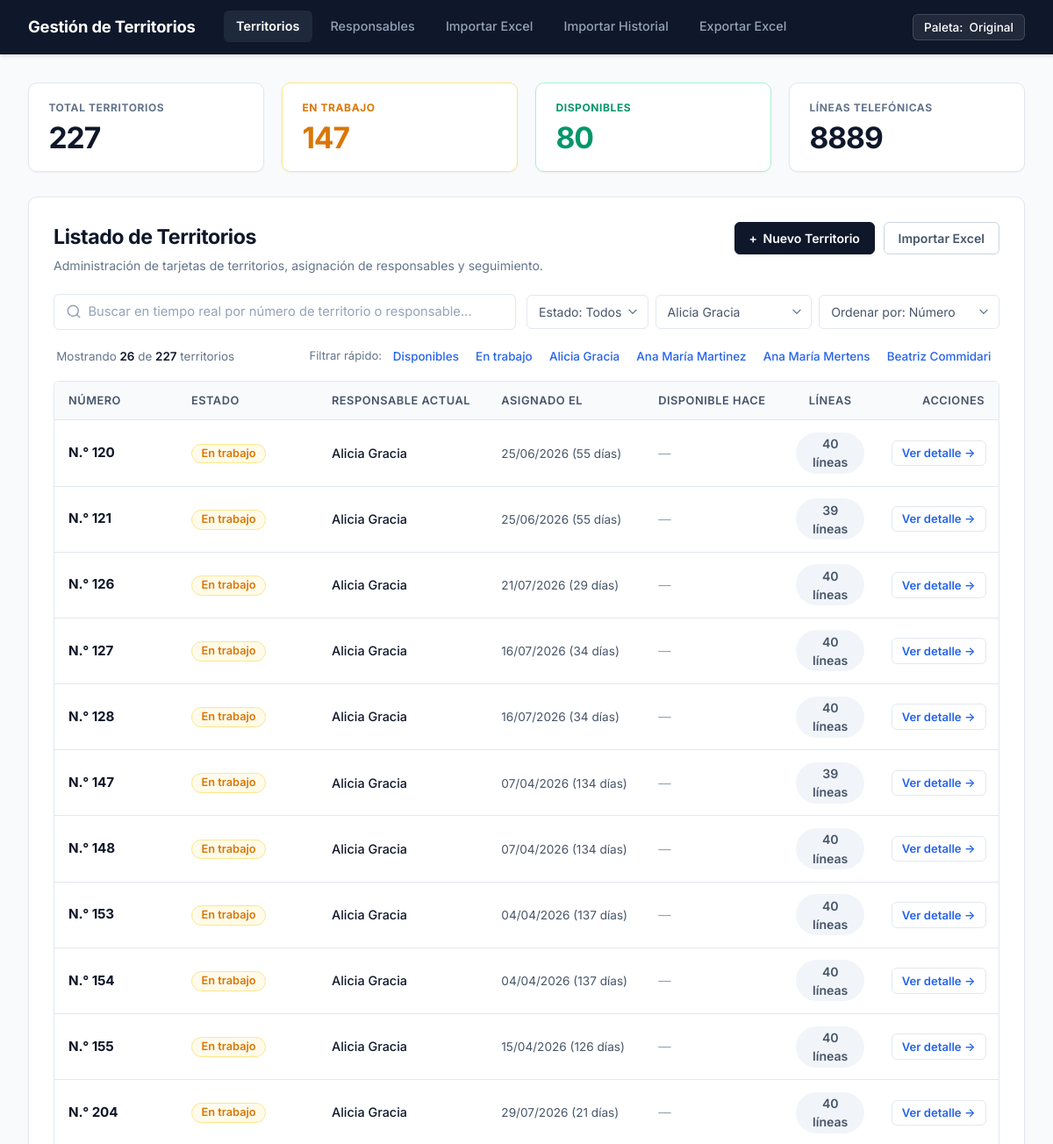
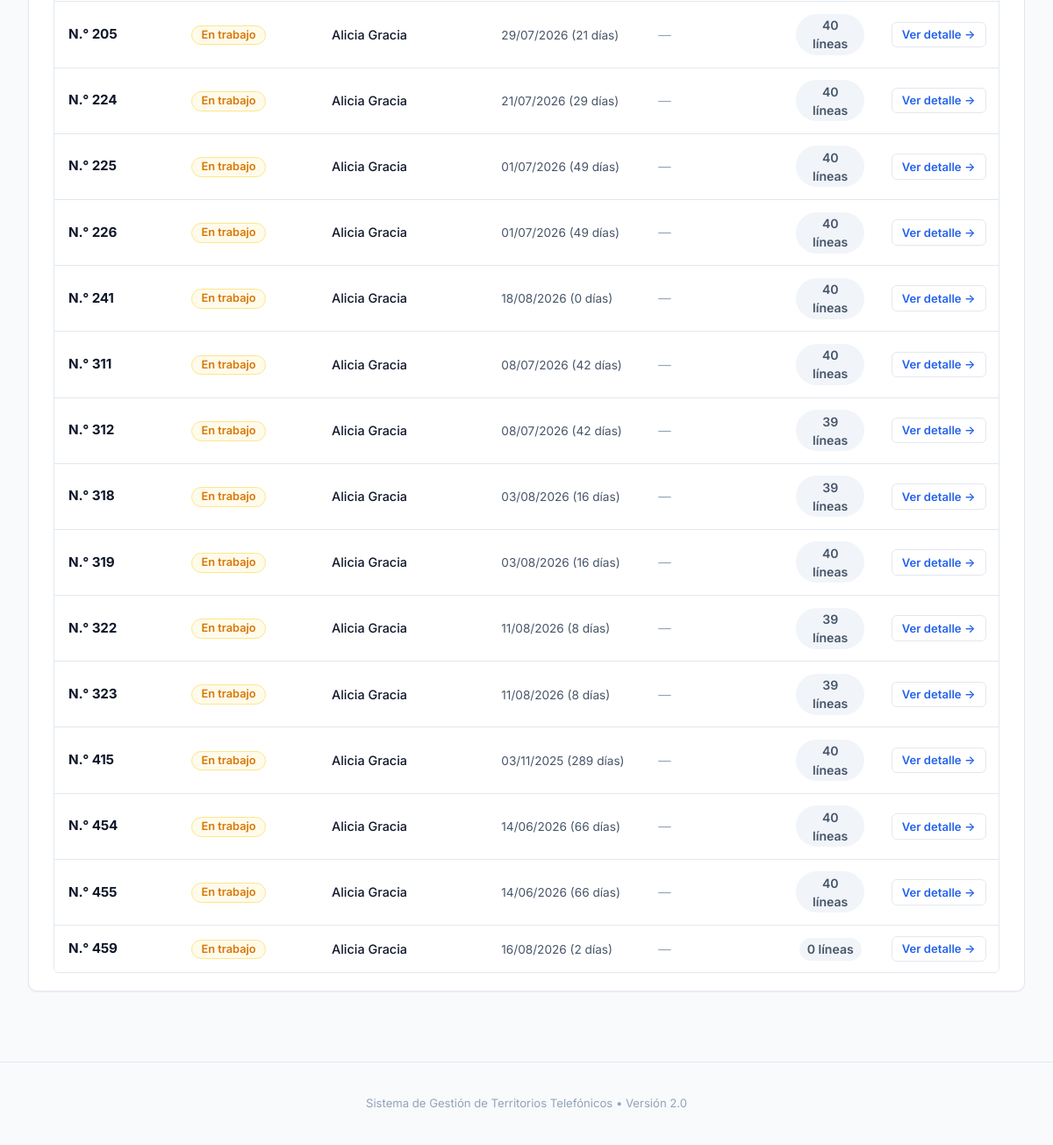
Before: /?responsable_id=6 with the older database file (2 pictures, top to bottom).
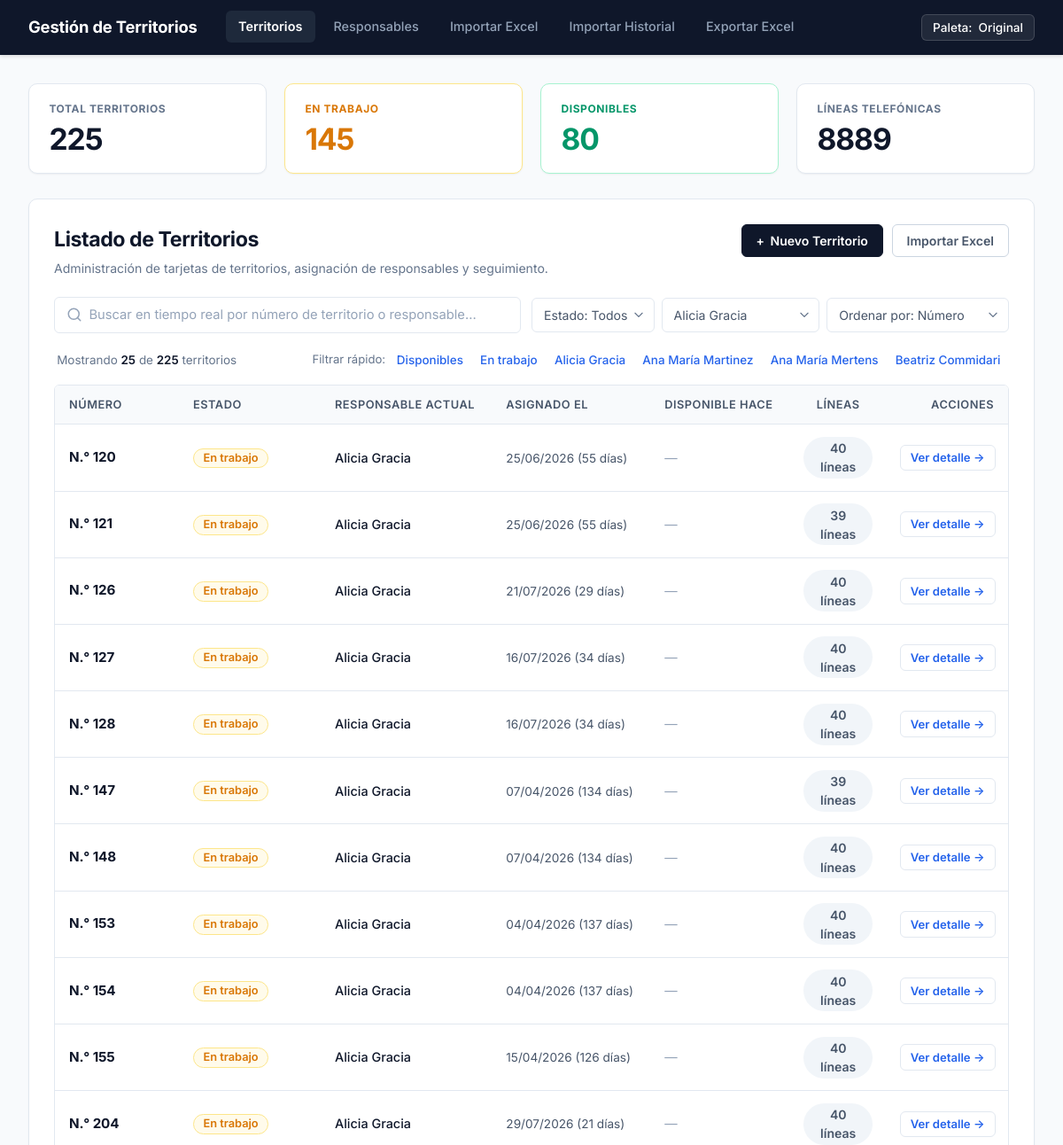
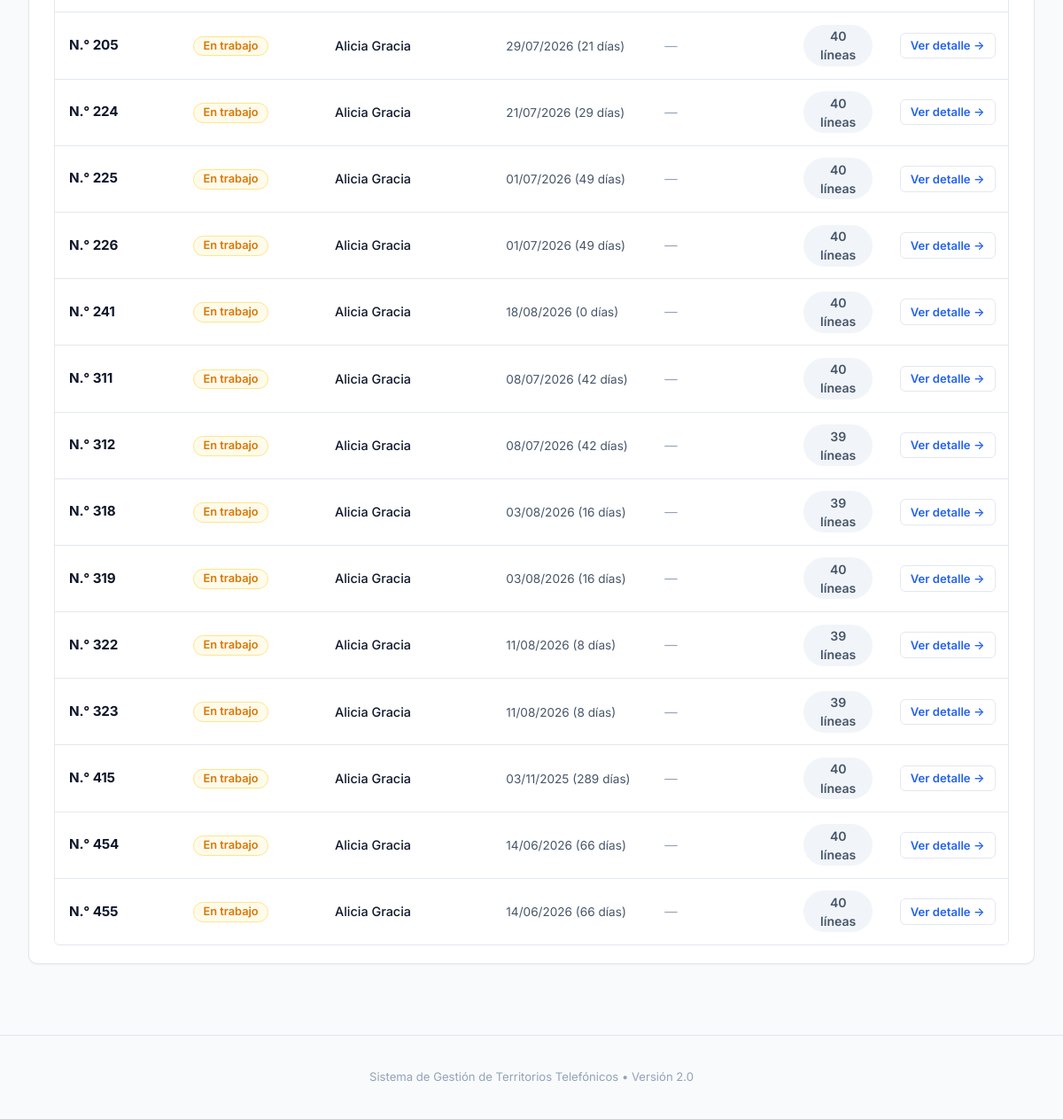
After: the same page with the newer database file (2 pictures, top to bottom).
### tables this page shows
CREATE TABLE responsables (
    id INTEGER PRIMARY KEY AUTOINCREMENT,
    nombre TEXT NOT NULL,
    activo INTEGER DEFAULT 1 -- 1: activo, 0: inactivo
, telefono TEXT DEFAULT NULL, email TEXT DEFAULT NULL, fecha_alta TEXT DEFAULT NULL);

CREATE TABLE territorios (
    id INTEGER PRIMARY KEY AUTOINCREMENT,
    numero TEXT NOT NULL UNIQUE,
    estado TEXT CHECK(estado IN ('Disponible', 'En trabajo')) DEFAULT 'Disponible'
);

### routes/territorios.py (the view, shortened to what this page needs)
    @app.route("/")
    def index():
        q = request.args.get("q", "").strip()
        estado = request.args.get("estado", "").strip()
        responsable_id = request.args.get("responsable_id", "").strip()
        orden = request.args.get("orden", "numero")
        conn = get_connection()
        total_territorios = conn.execute("SELECT COUNT(*) FROM territorios").fetchone()[0]
        total_en_trabajo = conn.execute(
            "SELECT COUNT(*) FROM territorios WHERE estado = 'En trabajo'"
        ).fetchone()[0]
        total_disponibles = conn.execute(
            "SELECT COUNT(*) FROM territorios WHERE estado = 'Disponible'"
        ).fetchone()[0]
        total_lineas = conn.execute("SELECT COUNT(*) FROM registros").fetchone()[0]
        sql = """
            SELECT
                t.id,
                t.numero,
                t.estado,
                r.id AS responsable_id,
                r.nombre AS responsable,
                a.fecha_asignado,
                COUNT(DISTINCT reg.id) AS total_lineas_territorio
            FROM territorios t
            LEFT JOIN asignaciones a
                ON a.territorio_id = t.id AND a.fecha_finalizacion IS NULL
            LEFT JOIN responsables r
                ON r.id = a.responsable_id
            LEFT JOIN registros reg
                ON reg.territorio_id = t.id
            WHERE (t.numero LIKE ? OR r.nombre LIKE ?)
        """
        param_q = f"%{q}%"
        parametros = [param_q, param_q]
        if estado in ("Disponible", "En trabajo"):
            sql += " AND t.estado = ?"
            parametros.append(estado)
        if responsable_id:
            sql += " AND a.responsable_id = ?"
            parametros.append(responsable_id)
        sql += " GROUP BY t.id"
        if orden == "antiguos":
            sql += " ORDER BY (a.fecha_asignado IS NULL), a.fecha_asignado ASC"
        elif orden == "recientes":
            sql += " ORDER BY (a.fecha_asignado IS NULL), a.fecha_asignado DESC"
        elif orden == "lineas":
            sql += " ORDER BY total_lineas_territorio DESC"
        else:
            orden = "numero"
            sql += " ORDER BY CAST(t.numero AS INTEGER), t.numero ASC"
        if orden == "disponibles":
            sql += " ORDER BY CAST(t.numero AS INTEGER), t.numero ASC"
        filas = conn.execute(sql, parametros).fetchall()
        responsables = conn.execute(
            "SELECT id, nombre FROM responsables ORDER BY activo DESC, nombre"
        ).fetchall()
        mapa_ultima_finalizacion = {
            fila["territorio_id"]: fila["fecha"]
            for fila in conn.execute(
                """
                SELECT territorio_id, MAX(fecha_finalizacion) AS fecha
                FROM asignaciones
                WHERE fecha_finalizacion IS NOT NULL
                GROUP BY territorio_id
                """
            ).fetchall()
        }
        mapa_fecha_creacion = {
            fila["territorio_id"]: fila["fecha"]
            for fila in conn.execute(
                """
                SELECT territorio_id, MIN(fecha) AS fecha
                FROM actividad
                WHERE tipo = 'CREACION'
                GROUP BY territorio_id
                """
            ).fetchall()
        }
        conn.close()
        ahora = datetime.now()
        territorios = []
        for fila in filas:
            t = dict(fila)
            if t["estado"] == "En trabajo" and t["fecha_asignado"]:
                try:
                    fecha_dt = datetime.strptime(t["fecha_asignado"], "%Y-%m-%d %H:%M:%S")
                    dias = (ahora - fecha_dt).days
                    plural = "" if dias == 1 else "s"
                    t["asignado_texto"] = f"{fecha_dt.strftime('%d/%m/%Y')} ({dias} día{plural})"
                    t["asignado_dias"] = dias
                except Exception:
                    t["asignado_texto"] = str(t["fecha_asignado"])
                    t["asignado_dias"] = 0
            else:
                t["asignado_texto"] = "—"
                t["asignado_dias"] = -1
            t["disponible_texto"] = "—"
            t["disponible_dias"] = -1
            territorios.append(t)
        if orden == "disponibles":
            territorios.sort(
                key=lambda t: (t["disponible_dias"] == -1, -t["disponible_dias"])
            )
        return render_template(
            "index.html",
            territorios=territorios,
            q=q,
            estado=estado,
            responsable_id=responsable_id,
            orden=orden,
            responsables=responsables,
            total_territorios=total_territorios,
            total_en_trabajo=total_en_trabajo,
            total_disponibles=total_disponibles,
            total_lineas=total_lineas,
        )

### database.py (called while the page is built)
def get_connection():
    conn = sqlite3.connect(DATABASE)
    conn.row_factory = sqlite3.Row
    conn.execute("PRAGMA foreign_keys = ON")
    return conn

### templates/index.html (shortened to what this page needs)
{% extends "base.html" %}
{% block content %}
<section class="kpi-grid">
    <div class="kpi-card kpi-total">
        <span class="kpi-label">TOTAL TERRITORIOS</span>
        <span class="kpi-value" id="kpi-total-val">{{ total_territorios }}</span>
    </div>
    <div class="kpi-card kpi-en-trabajo">
        <span class="kpi-label">EN TRABAJO</span>
        <span class="kpi-value" id="kpi-trabajo-val">{{ total_en_trabajo }}</span>
    </div>
    <div class="kpi-card kpi-disponibles">
        <span class="kpi-label">DISPONIBLES</span>
        <span class="kpi-value" id="kpi-disp-val">{{ total_disponibles }}</span>
    </div>
    <div class="kpi-card kpi-lineas">
        <span class="kpi-label">LÍNEAS TELEFÓNICAS</span>
        <span class="kpi-value" id="kpi-lineas-val">{{ total_lineas }}</span>
    </div>
</section>
<section class="main-card">
    <div class="main-card-header">
        <div class="header-titles">
            <h2 class="card-title">Listado de Territorios</h2>
            <p class="card-subtitle">Administración de tarjetas de territorios, asignación de responsables y seguimiento.</p>
        </div>
        <div class="header-actions">
            <button type="button" class="btn btn-primary" id="btn-nuevo-territorio">
                <span class="btn-icon">+</span> Nuevo Territorio
            </button>
            <a href="{{ url_for('importar_excel_view') }}" class="btn btn-outline">
                Importar Excel
            </a>
        </div>
    </div>
    <div class="filtros-container">
        <div class="search-input-wrapper">
            <input
                type="text"
                id="input-buscador-territorios"
                class="search-input"
                placeholder="Buscar en tiempo real por número de territorio o responsable..."
                value="{{ q }}"
                autocomplete="off"
            >
        </div>
        <div class="selects-filtros">
            <select id="filtro-estado" class="select-filtro">
                <option value="" {% if not estado %}selected{% endif %}>Estado: Todos</option>
            </select>
            <select id="filtro-responsable" class="select-filtro">
                {% for r in responsables %}
                    <option value="{{ r.id }}" {% if responsable_id == r.id|string %}selected{% endif %}>
                        {{ r.nombre }}
                    </option>
                {% endfor %}
            </select>
            <select id="filtro-orden" class="select-filtro">
                <option value="numero" {% if orden == 'numero' %}selected{% endif %}>Ordenar por: Número</option>
            </select>
        </div>
    </div>
    <div class="sub-filtros-bar">
        <div class="contador-mostrando" id="contador-mostrando-txt">
            Mostrando <strong id="num-mostrados">{{ territorios|length }}</strong> de <strong>{{ total_territorios }}</strong> territorios
        </div>
        <div class="filtros-rapidos">
            <span class="filtros-rapidos-label">Filtrar rápido:</span>
            <div class="chips-list">
                <button type="button" class="chip-tag" data-tag-estado="Disponible">Disponibles</button>
                <button type="button" class="chip-tag" data-tag-estado="En trabajo">En trabajo</button>
                {% for r in responsables[:4] %}
                    <button type="button" class="chip-tag chip-resp" data-tag="{{ r.nombre }}">{{ r.nombre }}</button>
                {% endfor %}
            </div>
        </div>
    </div>
    <div class="table-responsive">
        <table class="tabla-moderna tabla-territorios" id="tabla-territorios">
            <thead>
                <tr>
                    <th style="width: 140px;">Número</th>
                    <th style="width: 160px;">Estado</th>
                    <th>Responsable actual</th>
                    <th>Asignado el</th>
                    <th>Disponible hace</th>
                    <th style="width: 110px; text-align: center;">Líneas</th>
                    <th style="width: 140px; text-align: right;">Acciones</th>
                </tr>
            </thead>
            <tbody id="tbody-territorios">
                {% for t in territorios %}
                <tr
                    class="fila-territorio"
                    data-id="{{ t.id }}"
                    data-numero="{{ t.numero }}"
                    data-estado="{{ t.estado }}"
                    data-responsable-id="{{ t.responsable_id or '' }}"
                    data-responsable-nombre="{{ (t.responsable or '')|lower }}"
                    data-dias="{{ t.asignado_dias }}"
                    data-disponible-dias="{{ t.disponible_dias }}"
                    data-lineas="{{ t.total_lineas_territorio }}"
                    data-search="{{ t.numero|lower }} {{ (t.responsable or '')|lower }} {{ t.estado|lower }}"
                >
                    <td class="col-numero">
                        <span class="territorio-badge-num">N.° {{ t.numero }}</span>
                    </td>
                    <td class="col-estado">
                        <span class="badge {{ 'badge-en-trabajo' if t.estado == 'En trabajo' else 'badge-disponible' }}">
                            {{ t.estado }}
                        </span>
                    </td>
                    <td class="col-resp">
                        {% if t.responsable %}
                            <span class="resp-nombre">{{ t.responsable }}</span>
                        {% else %}
                            <span class="text-muted">—</span>
                        {% endif %}
                    </td>
                    <td class="col-fecha">
                        <span class="fecha-txt">{{ t.asignado_texto }}</span>
                    </td>
                    <td class="col-disponible-hace">
                        {% if t.disponible_dias >= 0 %}
                            <span class="fecha-txt {% if t.disponible_dias >= 60 %}texto-alerta{% endif %}">{{ t.disponible_texto }}</span>
                        {% else %}
                            <span class="text-muted">—</span>
                        {% endif %}
                    </td>
                    <td class="col-lineas" style="text-align: center;">
                        <span class="lineas-count">{{ t.total_lineas_territorio }} líneas</span>
                    </td>
                    <td class="col-acciones" style="text-align: right;">
                        <a href="{{ url_for('territorio_detalle', territorio_id=t.id) }}" class="btn btn-sm btn-outline btn-action-view">
                            Ver detalle &rarr;
                        </a>
                    </td>
                </tr>
                {% endfor %}
            </tbody>
        </table>
    </div>
</section>
{% endblock %}

### templates/base.html (shortened to what this page needs)
<!DOCTYPE html>
<html lang="es">
<head>
    <link rel="stylesheet" href="{{ url_for('static', filename='css/style.css') }}">
</head>
<body>
    <header class="app-header">
        <div class="header-container">
            <div class="header-left">
                <div class="brand">
                    <a href="{{ url_for('index') }}" class="brand-link">
                        <span class="brand-title">Gestión de Territorios</span>
                    </a>
                </div>
                <nav class="main-nav">
                    <a href="{{ url_for('index') }}" class="nav-item {% if request.endpoint == 'index' %}active{% endif %}">Territorios</a>
                    <a href="{{ url_for('responsables') }}" class="nav-item {% if request.endpoint == 'responsables' %}active{% endif %}">Responsables</a>
                    <a href="{{ url_for('importar_excel_view') }}" class="nav-item {% if request.endpoint == 'importar_excel_view' %}active{% endif %}">Importar Excel</a>
                    <a href="{{ url_for('importar_historial_view') }}" class="nav-item {% if request.endpoint == 'importar_historial_view' %}active{% endif %}">Importar Historial</a>
                    <a href="{{ url_for('exportar_excel') }}" class="nav-item {% if request.endpoint == 'exportar_excel' %}active{% endif %}">Exportar Excel</a>
                </nav>
            </div>
            <div class="header-right">
                <button type="button" id="theme-toggle" class="theme-toggle-btn" title="Cambiar tema de color" onclick="cambiarTema()">
                    <span>Paleta:</span>
                    <span id="theme-text">Original</span>
                </button>
            </div>
        </div>
    </header>
    <main class="app-main">
        {% block content %}
        {% endblock %}
    </main>
    <footer class="app-footer">
        <p>Sistema de Gestión de Territorios Telefónicos &bull; Versión 2.0</p>
    </footer>
</body>
</html>

Changed rows visible on the page:
removed territorios: numero "459", estado "En trabajo", responsable "Alicia Gracia", asignado_texto "16/08/2026 (2 días)", total_lineas_territorio "0"
Other visible differences:
{{ total_territorios }}: "227" → "225"
{{ total_en_trabajo }}: "147" → "145"
{{ territorios|length }}: "26" → "25"
